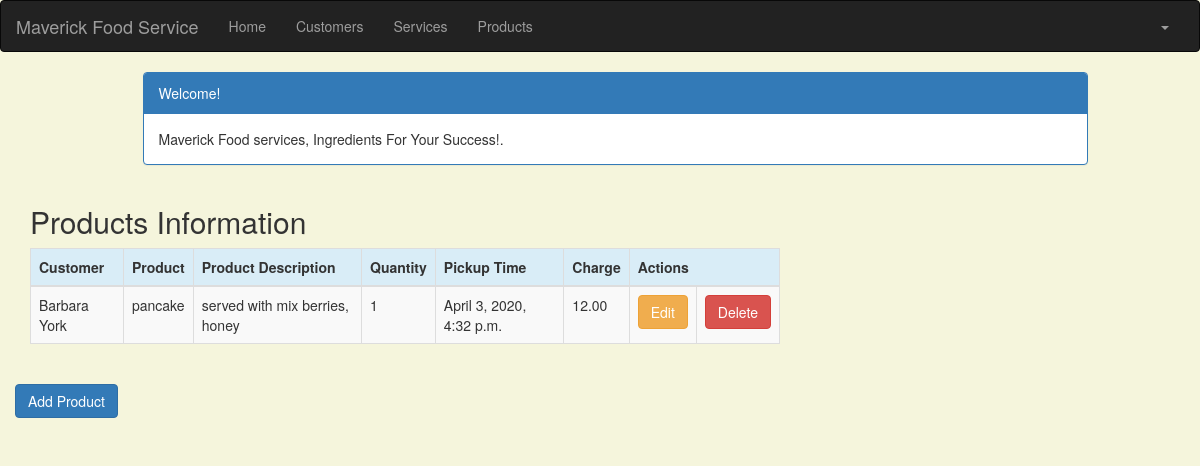
The page /product_list (signed in) on the database its author committed.
### crm/models.py (models this page shows, shortened)
class Product(models.Model):
    cust_name = models.ForeignKey(Customer, on_delete=models.CASCADE, related_name='products')
    product = models.CharField(max_length=100)
    p_description = models.TextField()
    quantity = models.IntegerField()
    pickup_time = models.DateTimeField(
       default=timezone.now)
    charge = models.DecimalField(max_digits=10, decimal_places=2)
    created_date = models.DateTimeField(
       default=timezone.now)
    updated_date = models.DateTimeField(auto_now_add=True)

class Customer(models.Model):
    cust_name = models.CharField(max_length=50)
    organization = models.CharField(max_length=100, blank=True)
    role = models.CharField(max_length=100)
    email = models.EmailField(max_length=100)
    bldgroom = models.CharField(max_length=100)
    address = models.CharField(max_length=200)
    account_number = models.IntegerField(blank=False, null=False)
    city = models.CharField(max_length=50)
    state = models.CharField(max_length=50)
    zipcode = models.CharField(max_length=10)
    phone_number = models.CharField(max_length=50)
    created_date = models.DateTimeField(
        default=timezone.now)
    updated_date = models.DateTimeField(auto_now_add=True)
    def __str__(self):
            return str(self.cust_name)

### crm/views.py (the view)
# urls.py: path('product_list', views.product_list, name='product_list'),
@login_required
def product_list(request):
   products =Product.objects.filter(created_date__lte=timezone.now())
   return render(request, 'crm/product_list.html', {'products': products})

### crm/templates/crm/product_list.html (shortened to what this page needs)
<!DOCTYPE html>
{% extends 'crm/base.html' %}
{% block content %}
    <head>
        <link rel="stylesheet" href="https://maxcdn.bootstrapcdn.com/bootstrap/3.3.4/css/bootstrap.min.css">
    </head>
    <body>
    <div class="container">
        <div class="row">
            <div class="col-md-10 col-md-offset-1">
                <div class="panel panel-primary">
                    <div class="panel-heading">Welcome!</div>
                    <div class="panel-body">
                        Maverick Food services, Ingredients For Your Success!.
                    </div>
                </div>
            </div>
        </div>
    </div>
    <div class="row">
        <h2 style="padding-left: 15Px">Products Information</h2>
    </div>
    <div>
        <table class="table table-striped table-bordered table-hover">
            <thead>
            <tr class="bg-info">
                <th>Customer</th>
                <th>Product</th>
                <th>Product Description</th>
                <th>Quantity</th>
                <th>Pickup Time</th>
                <th>Charge</th>
                <th colspan="3">Actions</th>
            </tr>
            </thead>
            <tbody>
            {% for product in products %}
                <tr>
                    <td>{{ product.cust_name }}</td>
                    <td>{{ product.product }}</td>
                    <td>{{ product.p_description }}</td>
                    <td>{{ product.quantity }}</td>
                    <td>{{ product.pickup_time }}</td>
                    <td>{{ product.charge }}</td>
                    <td><a href="{% url 'crm:product_edit' pk=product.pk %}"
                           class="btn btn-warning">Edit</a></td>
                    <td><a href="{% url 'crm:product_delete' pk=product.pk %}"
                           onclick="return confirm('Are you sure you want to delete?')"
                           class="btn btn-danger">Delete</a>
                    </td>
                </tr>
            {% endfor %}
            </tbody>
        </table>
    </div>
    <div class="row">
         <a href="{% url 'crm:product_new' %}" class="row"><span
                    class="btn btn-primary">Add Product</span></a>
     </div>
    </body>
{% endblock %}

### crm/templates/crm/product_list.html (style rules this page uses)
body { background-color: beige; }

### rows shown on the page
Product: cust_name "Barbara York", product "pancake", p_description "served with mix berries, honey", quantity "1", pickup_time "April 3, 2020, 4:32 p.m.", charge "12.00"
